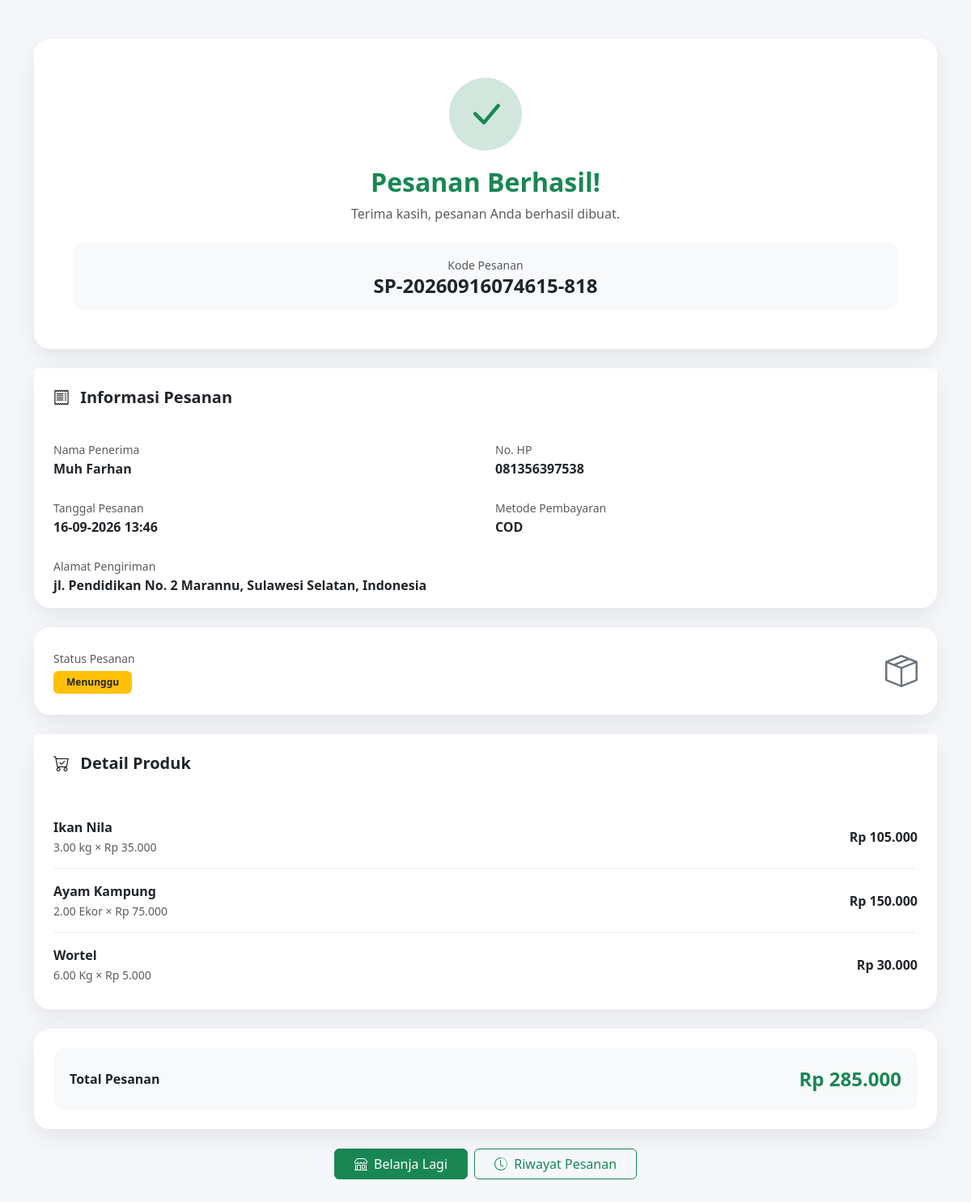
Screenshot of /pembeli/pesanan_sukses.php?id=1 (signed in) with the database file from the repository.
### tables this page shows
CREATE TABLE `pesanan` (
  `id` int(11) NOT NULL,
  `kode_pesanan` varchar(30) NOT NULL,
  `pembeli_id` int(11) NOT NULL,
  `nama_penerima` varchar(150) DEFAULT NULL,
  `no_hp` varchar(30) DEFAULT NULL,
  `tanggal_pesanan` datetime DEFAULT current_timestamp(),
  `total_harga` decimal(15,2) NOT NULL DEFAULT 0.00,
  `alamat_pengiriman` text NOT NULL,
  `catatan` text DEFAULT NULL,
  `metode_pembayaran` enum('COD','Transfer') DEFAULT 'COD',
  `STATUS` varchar(20) NOT NULL DEFAULT 'menunggu',
  `created_at` timestamp NOT NULL DEFAULT current_timestamp(),
  `updated_at` timestamp NOT NULL DEFAULT current_timestamp() ON UPDATE current_timestamp(),
  `latitude_pengiriman` decimal(10,8) DEFAULT NULL,
  `longitude_pengiriman` decimal(11,8) DEFAULT NULL,
  `jarak_km` decimal(10,2) DEFAULT NULL,
  `ongkos_kirim` decimal(15,2) NOT NULL DEFAULT 0.00
);

CREATE TABLE `detail_pesanan` (
  `id` int(11) NOT NULL,
  `pesanan_id` int(11) NOT NULL,
  `pesanan_penjual_id` int(11) DEFAULT NULL,
  `produk_id` int(11) NOT NULL,
  `jumlah` decimal(15,2) NOT NULL,
  `harga` decimal(15,2) NOT NULL,
  `subtotal` decimal(15,2) NOT NULL
);

CREATE TABLE `produk` (
  `id` int(11) NOT NULL,
  `penjual_id` int(11) NOT NULL,
  `kategori_id` int(11) NOT NULL,
  `nama_produk` varchar(150) NOT NULL,
  `deskripsi` text DEFAULT NULL,
  `harga` decimal(15,2) NOT NULL DEFAULT 0.00,
  `satuan` varchar(50) NOT NULL,
  `stok` decimal(15,2) NOT NULL DEFAULT 0.00,
  `foto` varchar(255) DEFAULT NULL,
  `STATUS` enum('tersedia','habis','nonaktif') DEFAULT 'tersedia',
  `created_at` timestamp NOT NULL DEFAULT current_timestamp(),
  `updated_at` timestamp NOT NULL DEFAULT current_timestamp() ON UPDATE current_timestamp()
);

### config/auth.php (called while the page is built, shortened)
<?php
function userId()
{
    return (int)($_SESSION['user_id'] ?? 0);
}

### config/helper.php (called while the page is built, shortened)
<?php
function e($text)
{
    return htmlspecialchars($text ?? '', ENT_QUOTES, 'UTF-8');
}
function rupiah($angka)
{
    return 'Rp ' . number_format(
        $angka,
        0,
        ',',
        '.'
    );
}

### pembeli/pesanan_sukses.php (the view, shortened to what this page needs)
<?php
require_once "../config/database.php";
require_once "../config/auth.php";
require_once "../config/helper.php";
$user_id = userId();
$pesanan_id = isset($_GET['id']) ? (int) $_GET['id'] : 0;
$stmtPembeli = $conn->prepare("
    SELECT id, nama
    FROM pembeli
    WHERE user_id = ?
    LIMIT 1
");
$stmtPembeli->bind_param("i", $user_id);
$stmtPembeli->execute();
$pembeli = $stmtPembeli->get_result()->fetch_assoc();
$pembeli_id = (int) $pembeli['id'];
$stmt = $conn->prepare("
    SELECT
        p.id,
        p.kode_pesanan,
        p.nama_penerima,
        p.no_hp,
        p.tanggal_pesanan,
        p.total_harga,
        p.alamat_pengiriman,
        p.catatan,
        p.metode_pembayaran,
        p.status
    FROM pesanan p
    WHERE p.id = ?
        AND p.pembeli_id = ?
    LIMIT 1
");
$stmt->bind_param("ii", $pesanan_id, $pembeli_id);
$stmt->execute();
$pesanan = $stmt->get_result()->fetch_assoc();
$stmtDetail = $conn->prepare("
    SELECT
        dp.id,
        dp.produk_id,
        dp.jumlah,
        dp.harga,
        dp.subtotal,
        pr.nama_produk,
        pr.satuan
    FROM detail_pesanan dp
    INNER JOIN produk pr
        ON dp.produk_id = pr.id
    WHERE dp.pesanan_id = ?
    ORDER BY dp.id ASC
");
$stmtDetail->bind_param("i", $pesanan_id);
$stmtDetail->execute();
$detailPesanan = $stmtDetail->get_result();
function statusClass($status)
{
    switch ($status) {
        case 'menunggu':
            return 'bg-warning text-dark';
    }
}
function statusText($status)
{
    switch ($status) {
        case 'menunggu':
            return 'Menunggu';
    }
}
?>
<!DOCTYPE html>
<html lang="id">
<head>
    <link
        href="https://cdn.jsdelivr.net/npm/bootstrap@5.3.2/dist/css/bootstrap.min.css"
        rel="stylesheet"
    >
    <link
        href="https://cdn.jsdelivr.net/npm/bootstrap-icons@1.11.3/font/bootstrap-icons.css"
        rel="stylesheet"
    >
</head>
<body>
<div class="container py-5">
    <div class="card success-card mb-4">
        <div class="card-body text-center p-5">
            <div class="success-icon">
                <i class="bi bi-check-lg"></i>
            </div>
            <h2 class="fw-bold text-success">
                Pesanan Berhasil!
            </h2>
            <p class="text-muted mb-4">
                Terima kasih, pesanan Anda berhasil dibuat.
            </p>
            <div class="order-code">
                <small class="text-muted">
                    Kode Pesanan
                </small>
                <h4 class="fw-bold mb-0">
                    <?= e($pesanan['kode_pesanan']) ?>
                </h4>
            </div>
        </div>
    </div>
    <div class="card success-card mb-4">
        <div class="card-header bg-white border-0 p-4">
            <h5 class="fw-bold mb-0">
                <i class="bi bi-receipt me-2"></i>
                Informasi Pesanan
            </h5>
        </div>
        <div class="card-body px-4">
            <div class="row g-4">
                <div class="col-md-6">
                    <small class="text-muted">
                        Nama Penerima
                    </small>
                    <div class="fw-semibold">
                        <?= e($pesanan['nama_penerima']) ?>
                    </div>
                </div>
                <div class="col-md-6">
                    <small class="text-muted">
                        No. HP
                    </small>
                    <div class="fw-semibold">
                        <?= e($pesanan['no_hp']) ?>
                    </div>
                </div>
                <div class="col-md-6">
                    <small class="text-muted">
                        Tanggal Pesanan
                    </small>
                    <div class="fw-semibold">
                        <?= date(
                            'd-m-Y H:i',
                            strtotime($pesanan['tanggal_pesanan'])
                        ) ?>
                    </div>
                </div>
                <div class="col-md-6">
                    <small class="text-muted">
                        Metode Pembayaran
                    </small>
                    <div class="fw-semibold">
                        <?= e($pesanan['metode_pembayaran']) ?>
                    </div>
                </div>
                <div class="col-12">
                    <small class="text-muted">
                        Alamat Pengiriman
                    </small>
                    <div class="fw-semibold">
                        <?= nl2br(e($pesanan['alamat_pengiriman'])) ?>
                    </div>
                </div>
            </div>
        </div>
    </div>
    <div class="card success-card mb-4">
        <div class="card-body p-4">
            <div class="d-flex justify-content-between align-items-center">
                <div>
                    <small class="text-muted">
                        Status Pesanan
                    </small>
                    <div class="mt-1">
                        <span class="badge <?= statusClass($pesanan['status']) ?> px-3 py-2">
                            <?= statusText($pesanan['status']) ?>
                        </span>
                    </div>
                </div>
                <i class="bi bi-box-seam fs-1 text-secondary"></i>
            </div>
        </div>
    </div>
    <div class="card success-card mb-4">
        <div class="card-header bg-white border-0 p-4">
            <h5 class="fw-bold mb-0">
                <i class="bi bi-cart-check me-2"></i>
                Detail Produk
            </h5>
        </div>
        <div class="card-body px-4">
            <?php if ($detailPesanan->num_rows > 0): ?>
                <?php while ($item = $detailPesanan->fetch_assoc()): ?>
                    <div class="product-item">
                        <div class="row align-items-center g-3">
                            <div class="col-md-6">
                                <div class="fw-semibold">
                                    <?= e($item['nama_produk']) ?>
                                </div>
                                <small class="text-muted">
                                    <?= e($item['jumlah']) ?>
                                    <?= e($item['satuan']) ?>
                                    ×
                                    <?= rupiah($item['harga']) ?>
                                </small>
                            </div>
                            <div class="col-md-6 text-md-end">
                                <div class="fw-bold">
                                    <?= rupiah($item['subtotal']) ?>
                                </div>
                            </div>
                        </div>
                    </div>
                <?php endwhile; ?>
            <?php else: ?>
                <div class="alert alert-warning">
                    Detail produk pesanan tidak ditemukan.
                </div>
            <?php endif; ?>
        </div>
    </div>
    <div class="card success-card mb-4">
        <div class="card-body p-4">
            <div class="total-box">
                <div class="d-flex justify-content-between align-items-center">
                    <span class="fw-semibold">
                        Total Pesanan
                    </span>
                    <span class="fs-4 fw-bold text-success">
                        <?= rupiah($pesanan['total_harga']) ?>
                    </span>
                </div>
            </div>
        </div>
    </div>
    <div class="d-flex flex-column flex-md-row gap-2 justify-content-center">
        <a
            href="index.php"
            class="btn btn-success px-4"
        >
            <i class="bi bi-shop me-1"></i>
            Belanja Lagi
        </a>
        <a
            href="riwayat_pesanan.php"
            class="btn btn-outline-success px-4"
        >
            <i class="bi bi-clock-history me-1"></i>
            Riwayat Pesanan
        </a>
    </div>
</div>
</body>
</html>

### pembeli/pesanan_sukses.php (style rules this page uses)
body { background: #f5f7fb; }
.success-card { border: none; border-radius: 20px; box-shadow: 0 10px 30px rgba(0,0,0,.08); }
.success-icon { width: 90px; height: 90px; border-radius: 50%; background: #d1e7dd; color: #198754; display: flex; align-items: center; justify-content: center; font-size: 48px; margin: 0 auto 20px; }
.order-code { background: #f8f9fa; border-radius: 12px; padding: 15px; }
.product-item { border-bottom: 1px solid #eee; padding: 15px 0; }
.product-item:last-child { border-bottom: none; }
.total-box { background: #f8f9fa; border-radius: 15px; padding: 20px; }

### rows the page displays
pesanan: kode_pesanan "SP-20260916074615-818", nama_penerima "Muh Farhan", no_hp "081356397538", tanggal_pesanan "16-09-2026 13:46", metode_pembayaran "COD", alamat_pengiriman "jl. Pendidikan No. 2 Marannu, Sulawesi Selatan, Indonesia", STATUS "Menunggu", total_harga "Rp 285.000"
detail_pesanan: produk.nama_produk "Ikan Nila", jumlah "3.00", produk.satuan "kg", harga "Rp 35.000", subtotal "Rp 105.000"
detail_pesanan: produk.nama_produk "Ayam Kampung", jumlah "2.00", produk.satuan "Ekor", harga "Rp 75.000", subtotal "Rp 150.000"
detail_pesanan: produk.nama_produk "Wortel", jumlah "6.00", produk.satuan "Kg", harga "Rp 5.000", subtotal "Rp 30.000"
